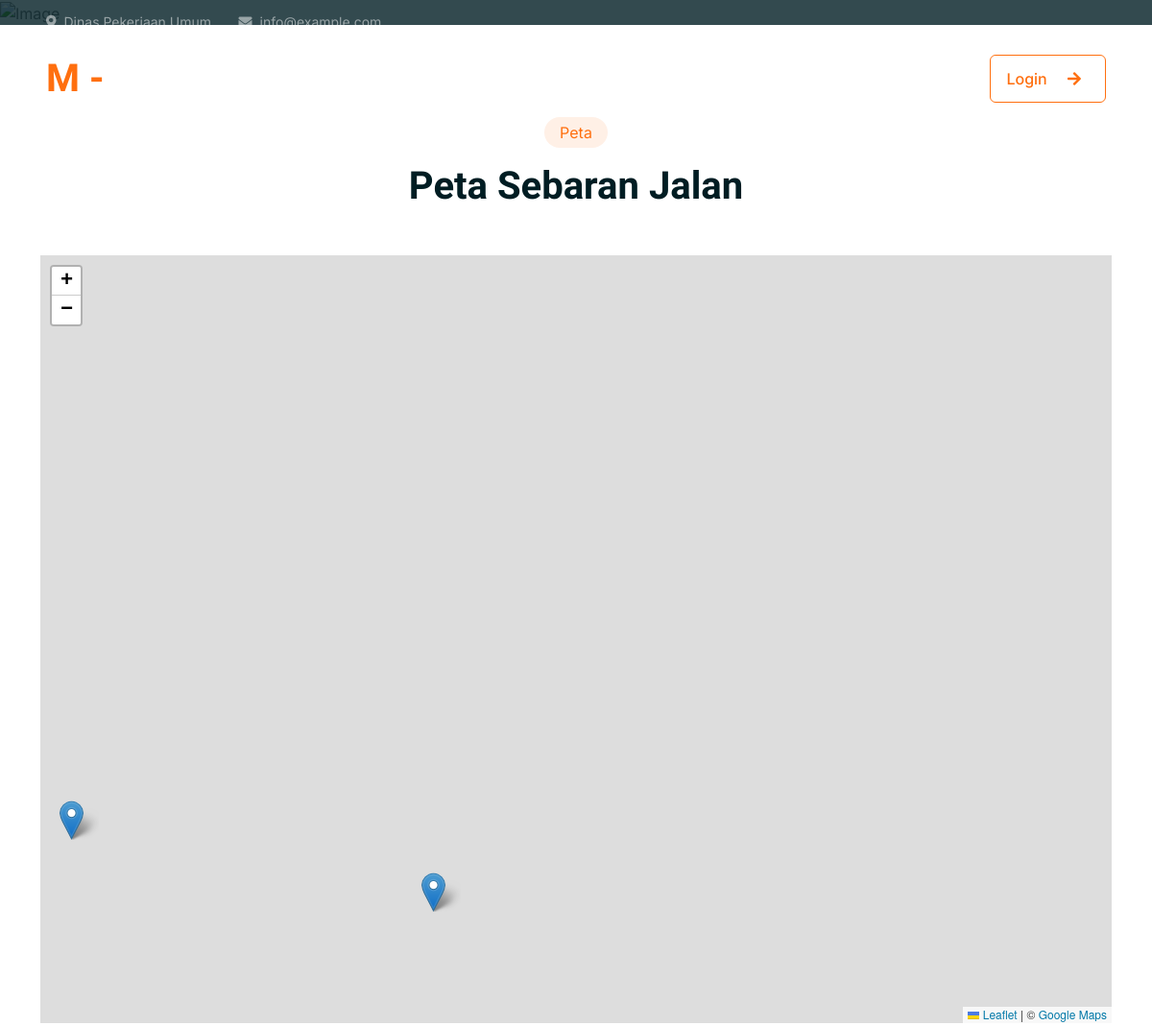
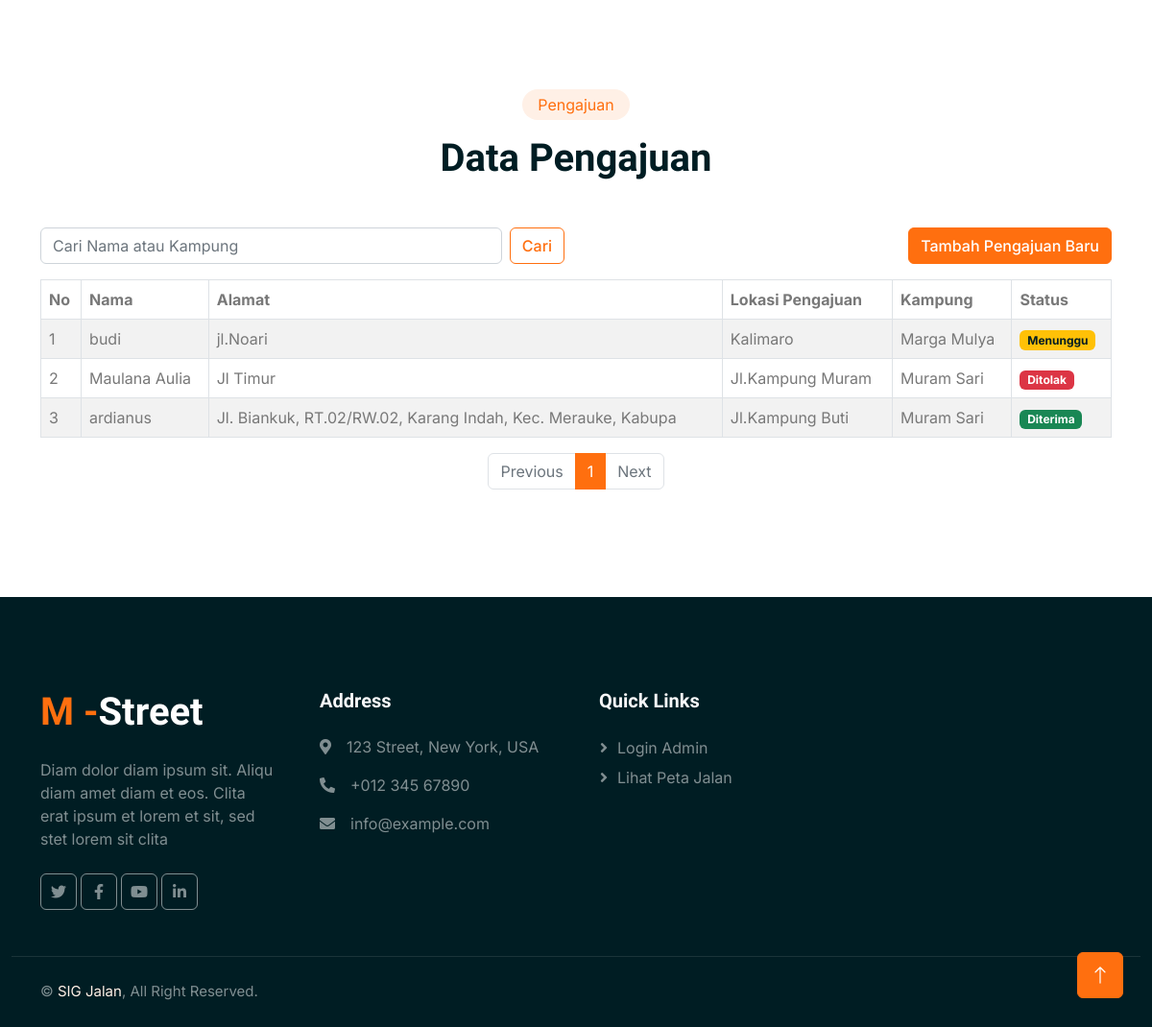
The page / on the database its author committed (2 pictures, top to bottom).
### tables this page shows
CREATE TABLE `pengajuan` (
  `id` int(11) NOT NULL,
  `nama` varchar(50) NOT NULL,
  `alamat` varchar(60) NOT NULL,
  `aju_jln` varchar(70) NOT NULL,
  `kampung` varchar(50) NOT NULL,
  `jln_rusak` varchar(30) NOT NULL,
  `lat` varchar(250) NOT NULL,
  `lng` varchar(250) NOT NULL,
  `foto` varchar(30) NOT NULL,
  `status` enum('Menunggu','Disetujui','Ditolak') NOT NULL DEFAULT 'Menunggu'
);

CREATE TABLE `kampung` (
  `id` int(11) NOT NULL,
  `kampung` varchar(70) NOT NULL
);

### index.php (the view, shortened to what this page needs)
<?php
include('inc/config.php');
include('index_tmp/header.php');
include('index_tmp/navbar.php');
$page = isset($_GET['page']) ? (int)$_GET['page'] : 1;
$limit = 10;
$offset = ($page - 1) * $limit;
$search = isset($_GET['search']) ? $_GET['search'] : '';
$query_pengajuan = "SELECT pengajuan.*, kampung.kampung AS kampung FROM pengajuan JOIN kampung ON pengajuan.kampung = kampung.id ORDER BY pengajuan.id DESC";
$query_pengajuan .= " LIMIT $limit OFFSET $offset";
$result_pengajuan = mysqli_query($conn, $query_pengajuan);
$pengajuan_data = [];
while ($row = mysqli_fetch_assoc($result_pengajuan)) {
    $pengajuan_data[] = $row;
}
$count_query = "SELECT COUNT(*) as total FROM pengajuan";
$count_result = mysqli_query($conn, $count_query);
$count_row = mysqli_fetch_assoc($count_result);
$total_data = $count_row['total'];
$total_pages = ceil($total_data / $limit);
?>
<div class="container-fluid p-0 mb-5">
    <div id="header-carousel" class="carousel slide" data-bs-ride="carousel">
        <div class="carousel-inner">
            <div class="carousel-item active">
                <img class="w-100" src="assets_index/img/back.jpg" alt="Image">
                <div class="carousel-caption">
                    <div class="container">
                        <div class="row justify-content-center">
                            <div class="col-lg-7 pt-5">
                                <h1 class="display-4 text-white mb-3 animated slideInDown">Selamat Datang di Website M - Street</h1>
                            </div>
                        </div>
                    </div>
                </div>
            </div>
        </div>
    </div>
</div>
<div class="container-xxl py-5">
    <div class="container">
        <div class="text-center mx-auto mb-5 wow fadeInUp" data-wow-delay="0.1s" style="max-width: 500px;">
            <div class="d-inline-block rounded-pill bg-secondary text-primary py-1 px-3 mb-3">Peta</div>
            <h1 class="display-6 mb-5">Peta Sebaran Jalan</h1>
        </div>
        <div id="map" style="height: 800px;"></div>
    </div>
</div>
<div class="container-xxl py-5">
    <div class="container" id="pengajuan">
        <div class="text-center mx-auto mb-5 wow fadeInUp" data-wow-delay="0.1s" style="max-width: 500px;">
            <div class="d-inline-block rounded-pill bg-secondary text-primary py-1 px-3 mb-3">Pengajuan</div>
            <h1 class="display-6 mb-5">Data Pengajuan</h1>
        </div>
            <div class="row mb-3">
                <div class="col-md-6">
                    <form action="#pengajuan" method="GET" class="d-flex">
                        <input class="form-control me-2" type="search" placeholder="Cari Nama atau Kampung" aria-label="Search" name="search" value="<?= htmlspecialchars($search); ?>">
                        <button class="btn btn-outline-primary" type="submit">Cari</button>
                    </form>
                </div>
            <div class="col-md-6 text-end">
                <button type="button" class="btn btn-primary" data-bs-toggle="modal" data-bs-target="#pengajuanModal">
                    Tambah Pengajuan Baru
                </button>
            </div>
        </div>
        <div class="table-responsive">
            <table class="table table-bordered table-striped">
                <thead>
                    <tr>
                        <th>No</th>
                        <th>Nama</th>
                        <th>Alamat</th>
                        <th>Lokasi Pengajuan</th>
                        <th>Kampung</th>
                        <th>Status</th>
                    </tr>
                </thead>
                <tbody>
                    <?php
                    if (count($pengajuan_data) > 0) {
                        $no = $offset + 1;
                        foreach ($pengajuan_data as $pengajuan) { ?>
                        <tr>
                            <td><?= $no++; ?></td>
                            <td><?= htmlspecialchars($pengajuan['nama']); ?></td>
                            <td><?= htmlspecialchars($pengajuan['alamat']); ?></td>
                            <td><?= htmlspecialchars($pengajuan['aju_jln']); ?></td>
                            <td><?= htmlspecialchars($pengajuan['kampung']); ?></td>
                            <td>
                                <?php
                                if ($pengajuan['status'] == 'Menunggu') {
                                    echo '<span class="badge bg-warning text-dark">Menunggu</span>';
                                } elseif ($pengajuan['status'] == 'Ditolak') {
                                    echo '<span class="badge bg-danger">Ditolak</span>';
                                } elseif ($pengajuan['status'] == 'Disetujui') {
                                    echo '<span class="badge bg-success">Diterima</span>';
                                }
                                ?>
                            </td>
                        </tr>
                        <?php }
                    } else {
                        echo '<tr><td colspan="6" class="text-center">No Available Data</td></tr>';
                    }
                    ?>
                </tbody>
            </table>
        </div>
        <nav aria-label="Page navigation example">
            <ul class="pagination justify-content-center">
                <li class="page-item <?= ($page <= 1) ? 'disabled' : ''; ?>">
                    <a class="page-link" href="?page=<?= $page - 1; ?>&search=<?= htmlspecialchars($search); ?>">Previous</a>
                </li>
                <?php for ($i = 1; $i <= $total_pages; $i++) { ?>
                    <li class="page-item <?= ($page == $i) ? 'active' : ''; ?>">
                        <a class="page-link" href="?page=<?= $i; ?>&search=<?= htmlspecialchars($search); ?>"><?= $i; ?></a>
                    </li>
                <?php } ?>
                <li class="page-item <?= ($page >= $total_pages) ? 'disabled' : ''; ?>">
                    <a class="page-link" href="?page=<?= $page + 1; ?>&search=<?= htmlspecialchars($search); ?>">Next</a>
                </li>
            </ul>
        </nav>
    </div>
</div>
<?php include('index_tmp/footer.php'); ?>

### assets_index/css/style.css (style rules this page uses)
:root { --primary: #FF6F0F; --secondary: #FFF0E6; --light: #F8F8F9; --dark: #001D23; }
.btn { font-weight: 500; transition: .5s; }
.btn.btn-primary, .btn.btn-outline-primary:hover { color: #FFFFFF; }
.carousel-caption { top: 0; left: 0; right: 0; bottom: 0; display: flex; align-items: center; justify-content: center; text-align: center; background: rgba(0, 29, 35, .8); z-index: 1; }

### rows shown on the page
pengajuan: nama "budi", alamat "jl.Noari", aju_jln "Kalimaro", kampung.kampung "Marga Mulya", status "Menunggu"
pengajuan: nama "Maulana Aulia", alamat "Jl Timur", aju_jln "Jl.Kampung Muram", kampung.kampung "Muram Sari", status "Ditolak"
pengajuan: nama "ardianus", alamat "Jl. Biankuk, RT.02/RW.02, Karang Indah, Kec. Merauke, Kabupa", aju_jln "Jl.Kampung Buti", kampung.kampung "Muram Sari", status "Diterima"
